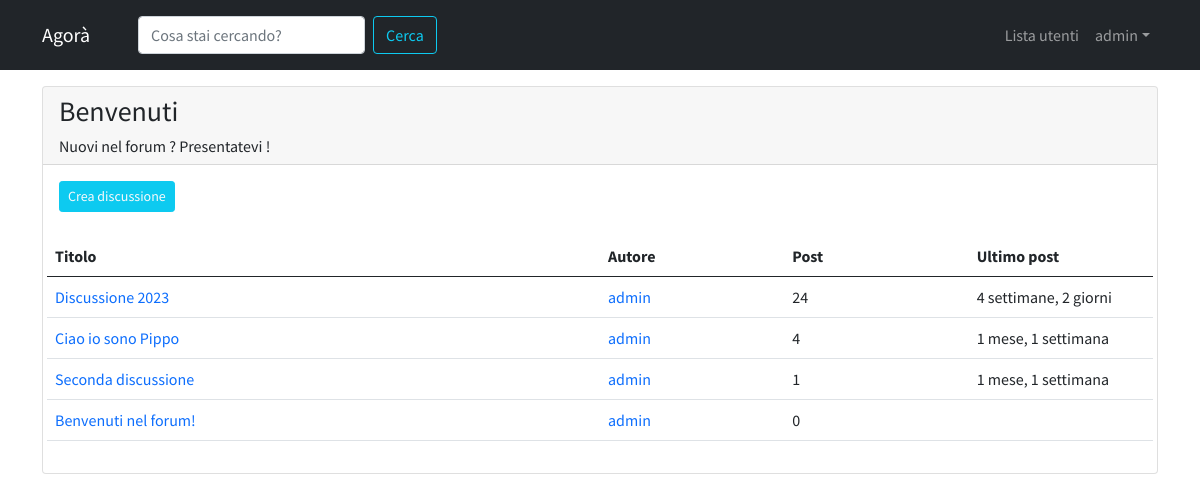
The app's page /forum/sezione/2/ (signed in) with its own data.
### forum/models.py (models this page shows, shortened)
class Sezione(models.Model):
    nome_sezione = models.CharField(max_length=80)
    logo_sezione = models.ImageField(blank=True, null=True)
    descrizione = models.CharField(max_length=150, blank=True, null=True)
    class Meta:
        verbose_name = "Sezione"
        verbose_name_plural = "Sezioni"

class Discussione(models.Model):
    titolo = models.CharField(max_length=120)
    data_creazione = models.DateTimeField(auto_now_add=True)
    sezione_appartenenza = models.ForeignKey(Sezione,on_delete=models.CASCADE)
    autore_discussione = models.ForeignKey(User,on_delete=models.CASCADE,related_name="discussioni")
    def get_absolute_url(self):
        return reverse("discussione_view",kwargs={"pk":self.pk})
    class Meta:
        verbose_name = "Discussione"
        verbose_name_plural = "Discussioni"

class Post(models.Model):
    contenuto = models.TextField()
    data_creazione = models.DateTimeField(auto_now_add=True)
    autore_post = models.ForeignKey(User, on_delete=models.CASCADE,related_name="posts")
    discussione = models.ForeignKey(Discussione, on_delete=models.CASCADE)
    class Meta:
        verbose_name = "Post"
        verbose_name_plural = "Posts"

### forum/views.py (the view)
# urls.py: path('sezione/<int:pk>/',visualizza_sezione,name="sezione_view"),
def visualizza_sezione(request,pk):
    sezione = get_object_or_404(Sezione,pk=pk)
    discussioni_sezione = Discussione.objects.filter(
        sezione_appartenenza = sezione
    ).order_by("-data_creazione")
    context = {
        "sezione" : sezione,
        "discussioni":discussioni_sezione,
    }
    return render(request, 'forum/singola_sezione.html',context)

### templates/forum/singola_sezione.html (shortened to what this page needs)
{% extends 'base.html' %}
    {% block content %}
        <div class="card my-3">
            <div class="card-header">
                <h3>{{ sezione.nome_sezione }}</h3>
                <h6 class="card-text">{{ sezione.descrizione }}</h6>
            </div>
            <div class="card-body">
                <a
                role="button"
                class="btn btn-sm btn-info text-light mb-2"
                href="{% url 'crea_discussione' pk=sezione.pk %}"
                >Crea discussione</a>
                <table class="table mt-3">
                    <thead>
                        <tr class="row">
                            <th class="col-lg-6 col-4">Titolo</th>
                            <th class="col-lg-2 col-3">Autore</th>
                            <th class="col-lg-2 col-2">Post</th>
                            <th class="col-lg-2 col-3">Ultimo post</th>
                        </tr>
                    </thead>
                    <tbody>
                        <tr class="row">
                            {% for discussione in discussioni %}
                                <td class="col-lg-6 col-4">
                                    <a href="{{ discussione.get_absolute_url }}">
                                        {{ discussione.titolo }}
                                    </a>
                                </td>
                                <td class="col-lg-2 col-3">
                                    <a href="{% url 'user_profile' username=discussione.autore_discussione.username %}">
                                        {{ discussione.autore_discussione }}
                                    </a>
                                </td>
                                <td class="col-lg-2 col-2">
                                    {{ discussione.post_set.count }}
                                </td>
                                <td class="col-lg-2 col-3">
                                    {{ discussione.post_set.last.data_creazione|timesince }}
                                </td>
                            {% endfor %}
                        </tr>
                    </tbody>
                </table>
            </div>
        </div>
    {% endblock content %}

### templates/base.html (shortened to what this page needs)
{% load static %}
<!doctype html>
<html lang="en">
  <head>
    <link href="https://cdn.jsdelivr.net/npm/bootstrap@5.0.2/dist/css/bootstrap.min.css" rel="stylesheet">
    <link rel="stylesheet" href="{% static 'agora.css' %}">
  </head>
  <body>
    <nav class="navbar navbar-expand-lg navbar-dark bg-dark">
      <div class="container">
        <a class="navbar-brand me-5" href="/">Agorà</a>
        <div class="collapse navbar-collapse" id="navbarSupportedContent">
          <form class="d-flex mt-2 mb-2" role="search" action="{% url 'funzione_cerca' %}">
            <input name="q" class="form-control me-2" type="search" placeholder="Cosa stai cercando?" aria-label="Search">
            <button class="btn btn-outline-info me-5" type="submit">Cerca</button>
          </form>
          <ul class="navbar-nav ms-auto">
            <li class="nav-item">
              <a class="nav-link" aria-current="page" href="{% url 'user_list' %}"> Lista utenti </a>
            </li>
            {% if request.user.is_authenticated %}
            <li class="nav-item dropdown">
              <a
              href="#"
              class="nav-link dropdown-toggle"
              id="navbarDropdown"
              role="button"
              data-bs-toggle="dropdown"
              >{{ request.user.username }}</a>
            </li>
            {% endif %}
          </ul>
        </div>
      </div>
    </nav>
    <div class="container">
        {% block content %}
        {% endblock content %}
    </div>
  </body>
</html>

### static/agora.css (style rules this page uses)
body { font-family: 'Source Sans Pro', sans-serif!important; }
a,a:hover { text-decoration:none!important; }

### records on screen
Sezione: nome_sezione "Benvenuti", descrizione "Nuovi nel forum ? Presentatevi !"
Discussione: titolo "Discussione 2023", autore_discussione "admin", post_set.count "24", post_set.last.data_creazione "4 settimane, 2 giorni"
Discussione: titolo "Ciao io sono Pippo", autore_discussione "admin", post_set.count "4", post_set.last.data_creazione "1 mese, 1 settimana"
Discussione: titolo "Seconda discussione", autore_discussione "admin", post_set.count "1", post_set.last.data_creazione "1 mese, 1 settimana"
Discussione: titolo "Benvenuti nel forum!", autore_discussione "admin", post_set.count "0"

### other values on screen
{{ request.user.username }} "admin"
